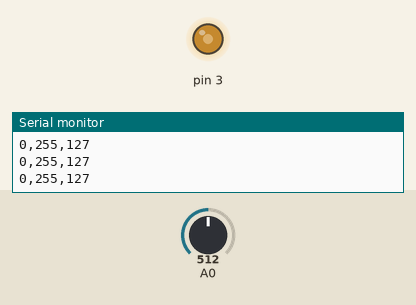
This sketch was run on a simulated Arduino Uno, built with avr-gcc and run on an emulated ATmega328P. On the bench: output pins drawn as LEDs (lit = HIGH), the last lines printed to the serial monitor. Inputs (shaded band) come from the test bench; at power-on: A0 = 512.

Above: at 1.2 s.
1.3 s: A0 set to 716
At 2.4 s:
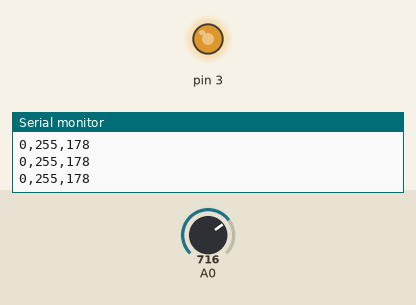
2.8 s: A0 set to 900
At 3.9 s:
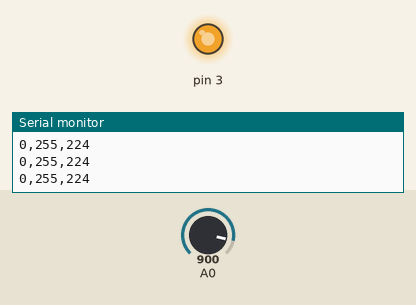
4.3 s: A0 set to 122
At 5.5 s:
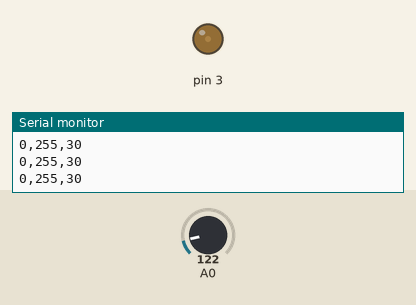
5.8 s: A0 set to 0
At 7.0 s:
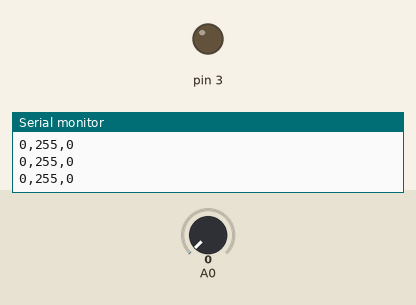
7.3 s: A0 set to 511
At 7.9 s:
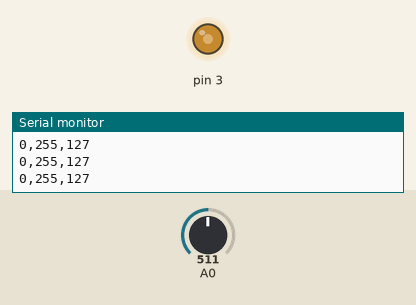
Timing chart, 0 to 9.8 s (numbered marks = the images above; inputs shaded):
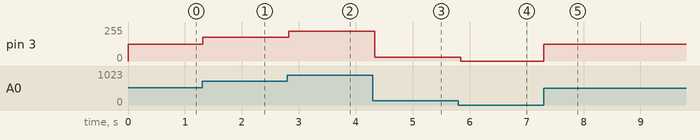

The sketch:

led_pilotato_da_intensita.ino
```cpp
void setup() {
  Serial.begin(9600);
  pinMode(3, OUTPUT);
}

void loop() {
  int v = analogRead(A0);
  v = map(v, 0, 1023, 0, 255);
  Serial.print("0,255,");Serial.println(v);
  analogWrite(3, v);
  delay(50);
}
```

Measured:
- after the input at 1.3 s, pin 3: 127/255 → 178/255 at once
- after the input at 2.8 s, pin 3: 178/255 → 224/255 at once
- after the input at 4.3 s, pin 3: 224/255 → 30/255 at once
- after the input at 5.8 s, pin 3: 30/255 → 0/255 after 0.05 s
- after the input at 7.3 s, pin 3: 0/255 → 127/255 at once
